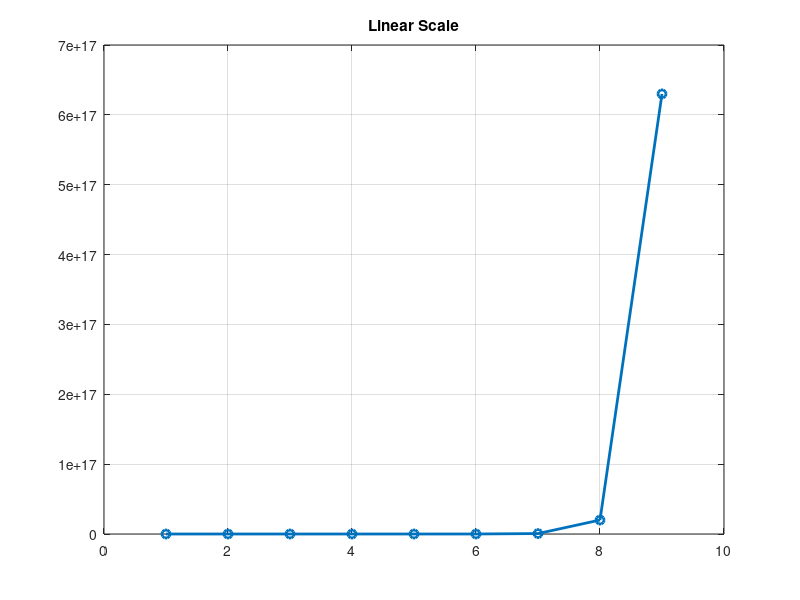

Write the MATLAB code that produced this figure. (Note: this script raises an error after producing the figure.)
clc 

%define earthquake magnitude and energy data
magnitude=[1,2,3,4,5,6,7,8,9];
energy=[6.3e5,2e7,6.3e8,2e10,6.3e11,2e13,6.3e14,2e16,6.3e17];

%create linear graph
plot(magnitude,energy,'o-','LineWidth',2);
grid on;
title('Linear Scale');
xlable('Magnitude');
ylable('Energy(joules)');

%%
clc 

%define earthquake magnitude and energy data
magnitude=[1,2,3,4,5,6,7,8,9];
energy=[6.3e5,2e7,6.3e8,2e10,6.3e11,2e13,6.3e14,2e16,6.3e17];

%create logarithmic graph
semilogy(magnitude,energy,'o-','LineWidth',2);
grid on;
title('Logarrithmic Scale');
xlable('Magnitude');
ylable('Energy(joules)');

